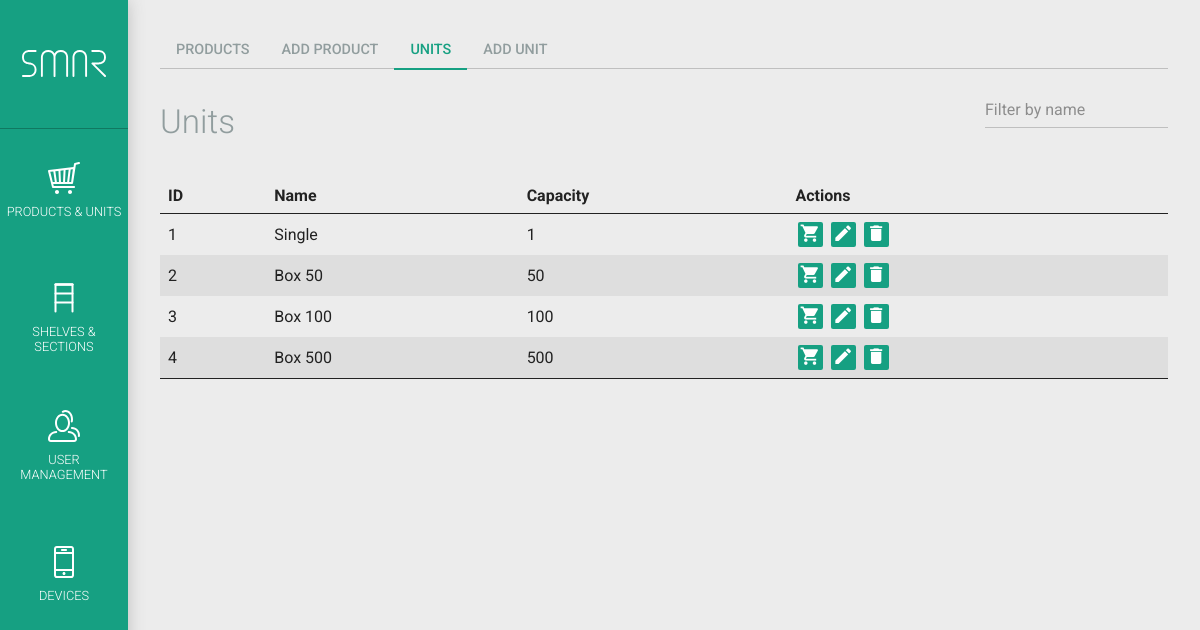
The app's page /index.php?page=products.php?subpage=units (signed in) with its own data.
### tables this page shows
CREATE TABLE IF NOT EXISTS `smar_unit` (
  `unit_id` int(10) unsigned NOT NULL AUTO_INCREMENT,
  `name` varchar(50) DEFAULT NULL,
  `capacity` int(15) NOT NULL DEFAULT '0',
  `created` datetime NOT NULL,
  `lastupdate` timestamp NOT NULL DEFAULT CURRENT_TIMESTAMP ON UPDATE CURRENT_TIMESTAMP,
  PRIMARY KEY (`unit_id`)
);

### _functions/_functions.php (called while the page is built, shortened)
<?php
class SMAR_MysqlConnect extends mysqli
{
    function dbquery($sql)
    {
			if(!($erg = $this->query($sql))) {
				echo "Error with SQL request, the statement: ".$sql." --- Fehlernummer ".$this->errno." ::: ".$this->error;
				return false;
			}
			return $erg;
    }
}
?>

### products.php (the view, shortened to what this page needs)
<?php
require_once('_functions/_functions.php');
$self = 'products.php';
$subpage = isset($_GET['subpage']) ? $_GET['subpage'] : '';
require_once('inc_session_check.php');
if($_SESSION['loginRole'] < 10) {
	$SMAR_MESSAGES['error'][] = 'Insufficient permissions for products management';
	smar_print_messages($SMAR_MESSAGES); unset($SMAR_MESSAGES);
} else {
if(isset($_GET['smar_nav']) && $_GET['smar_nav'] == 'true') {
	?>
	<nav id="nav-page">
		<ul>
			<li><a href="<?php echo $self; ?>" <?php echo ($subpage == '') ? 'class="smar-active"' : ''; ?>>Products</a></li>
			<?php if($_SESSION['loginRole'] >= 2) { ?><li><a href="<?php echo $self.'?subpage=addproduct'; ?>" <?php echo ($subpage == 'addproduct') ? 'class="smar-active"' : ''; ?>>Add product</a></li><?php } ?>
			<li><a href="<?php echo $self.'?subpage=units'; ?>" <?php echo ($subpage == 'units') ? 'class="smar-active"' : ''; ?>>Units</a></li>
			<?php if($_SESSION['loginRole'] >= 2) { ?><li><a href="<?php echo $self.'?subpage=addunit'; ?>" <?php echo ($subpage == 'addunit') ? 'class="smar-active"' : ''; ?>>Add unit</a></li><?php } ?>
		</ul>
	</nav>
	<div id="smar-content-inner">
	<?php
}
switch($subpage) {
		?>
			<?php
	case 'units':
		?>
		<div class="flex">
			<h1>Units</h1>
			<div>
				<?php
				$filter = '';
				$formFilter = '';
				?>
				<form id="form-filter" method="get" action="index.php?page=<?php echo urlencode($self); ?>">
					<input type="text" name="filter" placeholder="Filter by name" value="<?php if(isset($formFilter) && !empty($formFilter)) echo smar_form_input($formFilter); ?>" class="input-medium">
				</form>
				<?php
				$items_per_page = 20;
				$current_page = 0;
				$limit = $items_per_page * $current_page;
				?>
			</div>
		</div>
		<table>
			<thead>
			<tr>
				<th>ID</th>
				<th>Name</th>
				<th>Capacity</th>
				<th>Actions</th>
			</tr>
			</thead>
			<tbody>
				<?php
				$result = $SMAR_DB->dbquery("SELECT p.unit_id, p.name, p.capacity
																			FROM ".SMAR_MYSQL_PREFIX."_unit p".$filter."
																			ORDER BY unit_id
																			LIMIT ".$SMAR_DB->real_escape_string($limit).",".$SMAR_DB->real_escape_string($items_per_page));
				if($result->num_rows > 0) {
					while($row = $result->fetch_array(MYSQLI_ASSOC)) {
						echo '<tr>
							<td>'.$row['unit_id'].'</td>
							<td>'.$row['name'].'</td>
							<td>'.$row['capacity'].'</td>
							<td>
								<a href="'.$self.'?subpage=mapping&type=unit&id='.$row['unit_id'].'" title="Show connected products" class="ajax"><i class="mdi mdi-cart"></i></a> ';
						if($_SESSION['loginRole'] >= 2) {
							echo '<a href="'.$self.'?subpage=editunit&id='.$row['unit_id'].'" title="Edit" class="ajax"><i class="mdi mdi-pencil"></i></a>
										<a href="'.$self.'?subpage=deleteunit&id='.$row['unit_id'].'" title="Delete" class="link-deleteunit"><i class="mdi mdi-delete"></i></a>';
						}
						echo '</td></tr>';
					}
				} else {
					echo '<tr><td colspan="5">No units found</td></tr>';
				}
				?>
			</tbody>
		</table>
		<?php
		break;
			?>
		<?php
}
if(isset($_GET['smar_nav']) && $_GET['smar_nav'] == 'true')
	echo '</div>';
}
?>

### css/smar.css (style rules this page uses)
html, body { width: 100vw; height: 100vh; margin: 0; padding: 0; background: #ECECEC; color: #222; font: 400 1em Roboto, "Helvetica Neue", Helvetica, Arial, sans-serif; line-height: 1.2; }
a { color: #16A082; text-decoration: none; outline: 0; transition: color .4s ease-out 0s; }
h1, h2, h3, h4, h5 { margin: 1.414em 0 .5em; font-weight: 300; color: #919D9E; }
h1 { margin-top: 1em; font-size: 2.074rem; }
table { width: 100%; margin: 1.2em 0; text-align: left; border-spacing: 0; border-bottom: 1px solid #222; }
table tr { transition: background-color .4s ease-out 0s; }
table th, table td { padding: .5em; }
table thead th { border-bottom: 1px solid #222; }
table tbody tr:nth-child(2n) { background-color: #DEDEDE; }
input, select, textarea { font: 400 1rem 'Roboto'; -webkit-appearance: none; -moz-appearance: none; appearance: none; border: none; border-radius: 0; }
input:not([type="submit"]):not([type="reset"]), .input, select, textarea { display: block; box-sizing: border-box; width: 100%; max-width: 500px; padding: .5em 0; margin: 0 0 8px; border: 1px solid #BFBFBF; border-width: 0 0 1px; outline: none; font-size: 1rem; background: transparent none right center no-repeat; background-size: auto 80%; transition: border-color .4s ease-out 0s; }
.input-medium { max-width: 200px; }
nav#nav-page ul { display: -webkit-flex; -webkit-flex-flow: row wrap; display: flex; flex-flow: row wrap; padding: 0; margin: 0; border-bottom: 1px solid #BFBFBF; list-style: none; }
nav#nav-page ul li { margin-bottom: -2px; }
nav#nav-page ul li a { display: block; height: 2.25rem; padding: 0 1rem; margin-bottom: 1px; border-bottom: 1px solid #BFBFBF; line-height: 2.25rem; text-transform: uppercase; font-size: .9rem; font-weight: 500; color: #919D9E; transition: color .4s ease-out 0s, border-color .4s ease-out 0s; }
nav#nav-page ul li a.smar-active { margin-bottom: 0; border-bottom: 2px solid #16A082; color: #16A082; }
.bg-icon, a .bg-icon, .text-icon, table a > .mdi { margin: 0 .1em; padding: .1em; background-color: #16a082; color: #fff; font-size: 1.3em; border-radius: .1em; transition: background-color .4s ease-out 0s; }
.flex { display: -webkit-flex; display: flex; -webkit-justify-content: space-between; justify-content: space-between; -webkit-align-items: center; align-items: center; }

### records on screen
smar_unit: unit_id "1", name "Single", capacity "1"
smar_unit: unit_id "2", name "Box 50", capacity "50"
smar_unit: unit_id "3", name "Box 100", capacity "100"
smar_unit: unit_id "4", name "Box 500", capacity "500"
